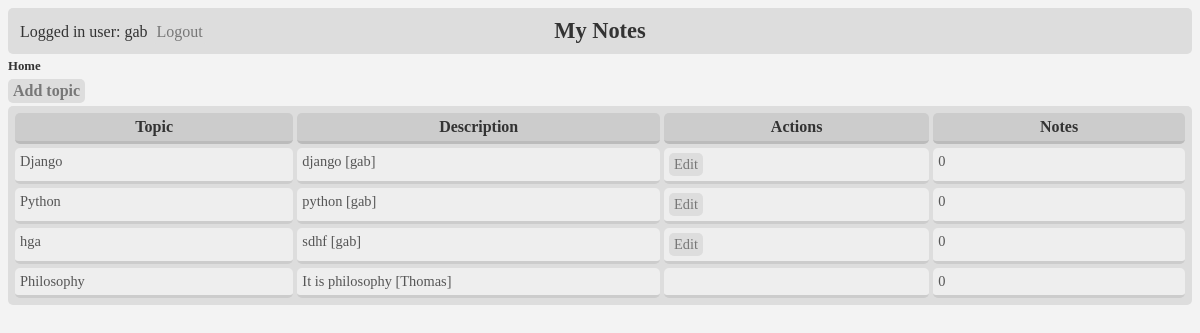
The app's page / (signed in) with its own data.
### notes/models.py (models this page shows)
class Topic(models.Model):
    subject = models.CharField(max_length=100)
    description = models.CharField(max_length=500)
    owner = models.ForeignKey(
        User, on_delete=models.CASCADE, related_name='topics')

### notes/views.py (the view)
# urls.py: 2. Add a URL to urlpatterns:  path('', views.home, name='home')
def home(request):
	alltopics = Topic.objects.all()
	return render(request, 'home.html', {'topics_for_home': alltopics})

### notes/templates/home.html (shortened to what this page needs)
{% load static %}<!DOCTYPE html>
<html>
  <head>
    <link rel="stylesheet" href="{% static 'css/home.css' %}">
  </head>
  <body>
    <h1>My Notes</h1>
    <div class="linkqueue">
      Home
    </div>
    <div id="user">
      {% if user.is_authenticated %}
        Logged in user: {{user.username}}
        <a href="{% url 'logout' %}" >Logout</a>
      {% else %}
        <a href="{% url 'login' %}" >Login</a>
        <a href="{% url 'url_signup' %}" >Signup</a>
      {% endif %}
    </div>
    <div id="navbar">
      <a href="{% url 'url_topic_new' %}" >Add topic</a>
    </div>
    <div class="grid">
      <div class="topic_header">Topic</div>
      <div class="topic_header">Description</div>
      <div class="topic_header">Actions</div>
      <div class="topic_header">Notes</div>
      {% for topic in topics_for_home %}
        <div class="item1">{{ topic.subject }}</div>
        <div class="item2">
          {{ topic.description }} [{{ topic.owner.username }}]
        </div>
        <div class="item3">
          {% if topic.owner == user %}
            <a href = "{% url 'url_topic_edit' topic.pk %}"> Edit </a>
          {% endif %}
        </div>
        <div class="item4">0</div>
      {% endfor %}
    </div>
  </body>
</html>

### static/css/home.css (style rules this page uses)
body { background-color: #f3f3f3; color: #333; }
h1 { text-align: center; background-color: #ddd; padding: 10px 5px; margin: 5px 0px; border-radius: 5px; font-size: 140%; }
.linkqueue { font-weight: bold; font-size: 80%; margin: 0 0 5px 0; }
#navbar { font-weight: bold; font-size: 100%; margin: 3px 0 3px 0; }
a { display: inline-block; color: #777; padding: 3px 5px; margin: 0; background-color: #ddd; border-radius: 5px; text-decoration: none; }
.grid { display: grid; grid-template-columns: auto auto auto auto; background-color: #ddd; padding: 5px; border-radius: 5px; }
.grid > div { border-radius: 5px; padding: 5px; margin: 2px; }
.item1, .item2, .item3, .item4 { background-color: #eee; font-size: 90%; border-bottom: 3px solid #ccc; color: #555; overflow: hidden; }
.topic_header { background-color: #ccc; text-align: center; font-weight: bold; border-bottom: 3px solid #bbb; }
#user { position: absolute; top: 20px; left: 20px; }

### records on screen
Topic: subject "Django", description "django", owner.username "gab", shows "Edit"
Topic: subject "Python", description "python", owner.username "gab", shows "Edit"
Topic: subject "hga", description "sdhf", owner.username "gab", shows "Edit"
Topic: subject "Philosophy", description "It is philosophy", owner.username "Thomas"

### other values on screen
{{ user.username }} "gab"
